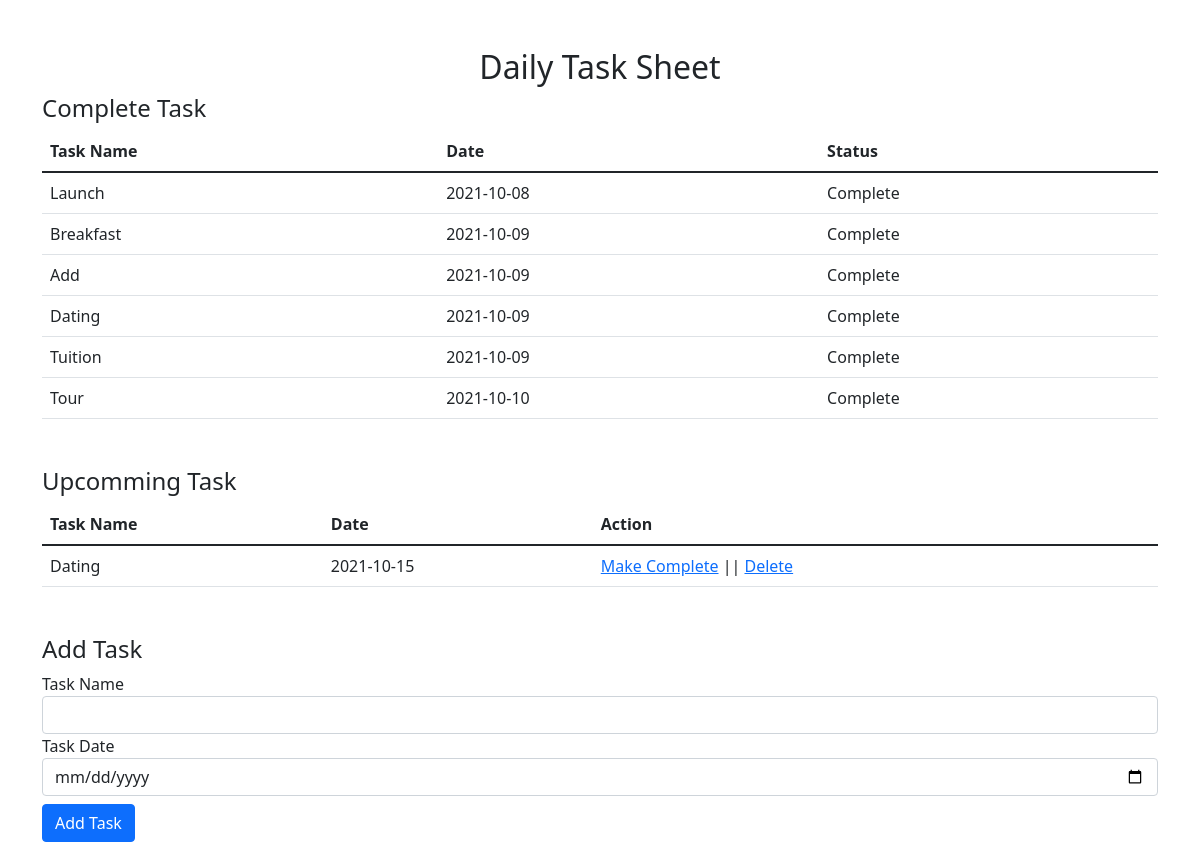
The page / on the database its author committed.
### tables this page shows
CREATE TABLE `task` (
  `id` int(11) NOT NULL,
  `task_name` varchar(255) NOT NULL,
  `task_date` date NOT NULL,
  `task_status` int(11) NOT NULL DEFAULT 0
);

### index.php (the view, shortened to what this page needs)
<?php
$connection = mysqli_connect("localhost", "root", "", "daily_task");
$inc_query = "SELECT * FROM `task` WHERE `task_status`=0";
$inc_result = mysqli_query($connection, $inc_query);
$com_query = "SELECT * FROM `task` WHERE `task_status`=1";
$com_result = mysqli_query($connection, $com_query);
?>
<!DOCTYPE html>
<html lang="en">
<head>
    <link href="https://cdn.jsdelivr.net/npm/bootstrap@5.1.2/dist/css/bootstrap.min.css" rel="stylesheet">
</head>
<body>
    <div class="container">
        <h2 class="text-center mt-5">Daily Task Sheet</h2>
        <h4>Complete Task</h4>
        <table class="table">
            <thead>
                <tr>
                    <th>Task Name</th>
                    <th>Date</th>
                    <th>Status</th>
                </tr>
            </thead>
            <tbody>
                <?php
                while ($com_res = mysqli_fetch_assoc($com_result)) {
                ?>
                    <tr>
                        <td> <?php echo $com_res['task_name'] ?> </td>
                        <td><?php echo $com_res['task_date'] ?></td>
                        <td>
                            Complete
                        </td>
                    </tr>
                <?php
                }
                ?>
            </tbody>
        </table>
        <h4 class="mt-5">Upcomming Task</h4>
        <table class="table">
            <thead>
                <tr>
                    <th>Task Name</th>
                    <th>Date</th>
                    <th>Action</th>
                </tr>
            </thead>
            <tbody>
                <?php while ($res = mysqli_fetch_assoc($inc_result)) {
                ?>
                    <tr>
                        <td> <?php echo $res['task_name'] ?> </td>
                        <td> <?php echo $res['task_date'] ?></td>
                        <td>
                            <a href="#" class="make_complete" data-taskid=<?php echo $res['id'] ?>> Make Complete</a> ||
                            <a href="#" class="delete" data-delid= <?php echo $res['id'] ?>> Delete</a>
                        </td>
                    </tr>
                <?php } ?>
            </tbody>
        </table>
        <h4 class="mt-5">Add Task</h4>
        <form action="action.php" method="POST">
            <div class="form-group">
                <label for="tname">Task Name</label>
                <input type="text" name="tname" class="form-control">
            </div>
            <div class="form-group">
                <label for="tdate">Task Date</label>
                <input type="date" name="tdate" class="form-control">
            </div>
            <input type="submit" value="Add Task" name="button" class="btn btn-primary mt-2">
        </form>
    </div>
</body>
</html>

### rows shown on the page
task: task_name "Launch", task_date "2021-10-08"
task: task_name "Breakfast", task_date "2021-10-09"
task: task_name "Add", task_date "2021-10-09"
task: task_name "Dating", task_date "2021-10-09"
task: task_name "Tuition", task_date "2021-10-09"
task: task_name "Tour", task_date "2021-10-10"
task: task_name "Dating", task_date "2021-10-15"
